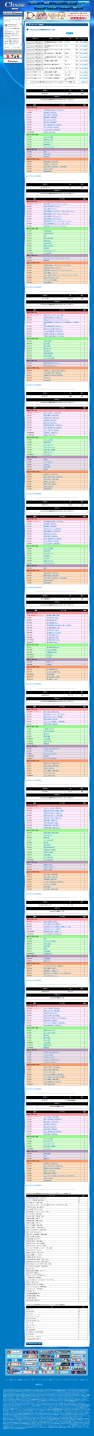
#> input picture shots/recipe/-recipe-2018_osaka.png, 1024 x 15786 px, found by its file name (shown at 1/11 size); its folder holds only this picture in this run
$ python ocr_recipes.py
#> lines starting #> are read from the running program, lines starting #| are printed output that depends on the picture
"""デッキレシピスクリーンショットからカード番号+枚数をOCR抽出する。"""

import os
import re
import json
from PIL import Image, ImageEnhance
import pytesseract

RECIPE_DIR = "/home/alice26/chaos/shots/recipe"
OUTPUT_PATH = "/home/alice26/chaos/chaos-sim/recipes.json"


def parse_filename(fname):
    """ファイル名から大会情報を推定"""
#> called with fname = '-recipe-2018_osaka.png'
    name = fname.replace("-recipe-", "").replace(".png", "")

    # 年を抽出
    year_match = re.search(r'(\d{4})', name)
    year = int(year_match.group(1)) if year_match else None

    # 大会種別
    event_type = ""
    if "wgp" in name or "wpg" in name:
        event_type = "WGP"
    elif "bcf" in name:
        event_type = "BCF"
    elif "chaosfes" in name:
        event_type = "ChaosFes"
    elif "shirokurofes" in name or "shirokuro" in name:
        event_type = "白黒フェス"
    elif "murap" in name:
        event_type = "むらやまP杯"
    elif "oreyome" in name:
        event_type = "俺嫁"
    elif "chara" in name or "character" in name:
        event_type = "キャラ1"
    elif "nico" in name:
        event_type = "ニコ生"
    elif "column" in name:
        event_type = "コラム"
    elif re.match(r'^\d{4}_', name):
        event_type = "日本選手権"
    else:
        event_type = "その他"

    # 地域
    location = ""
    loc_map = {
        "akita": "秋田", "tokyo": "東京", "osaka": "大阪", "nagoya": "名古屋",
        "kyoto": "京都", "hamamatsu": "浜松", "kagoshima": "鹿児島",
        "hakata": "博多", "sapporo": "札幌", "sendai": "仙台",
        "okayama": "岡山", "kanazawa": "金沢", "yamagata": "山形",
        "makuhari": "幕張", "takamatsu": "高松",
    }
    for key, val in loc_map.items():
        if key in name:
            location = val
            break

    return {"year": year, "event_type": event_type, "location": location, "source_file": fname}


# [58 lines left out: function ocr_recipe_image, not called in this run]


def ocr_recipe_simple(filepath):
    """列別OCR + 累積50枚区切り。"""
    img = Image.open(filepath)
#> img is the input picture: PIL image 1024x15786 RGBA; mean R, G, B, A 144.1, 181.2, 201, 255
    w, h = img.size
#> w = 1024; h = 15786

    # 番号列OCR（eng、高精度）
    num_col = img.crop((270, 780, 440, h - 50))
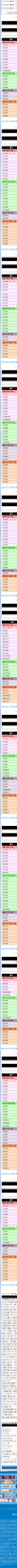
#> num_col: PIL image 170x14956 RGBA (shown at 1/10 size); mean R, G, B, A 200.5, 202.8, 199.6, 255
    num_col = ImageEnhance.Contrast(num_col).enhance(1.5)
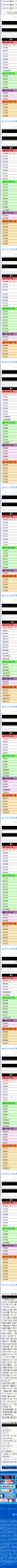
#> num_col: PIL image 170x14956 RGBA (shown at 1/10 size); mean R, G, B, A 197.7, 201, 195.6, 255
    num_text = pytesseract.image_to_string(num_col, lang='eng', config='--psm 6')

    card_pattern = re.compile(r'([A-Z]{1,5}[-/]?(?:BPR|PR|T|SP|SD)?\d{1,4}(?:EX)?)', re.IGNORECASE)
    entries = []
    for line in num_text.split('\n'):
        m = card_pattern.search(line.strip())
        if m:
            entries.append(m.group(1).upper().replace('/', '-'))

    # 枚数列OCR
    count_col = img.crop((890, 780, 950, h - 50))
    count_col = ImageEnhance.Contrast(count_col).enhance(1.5)
    count_text = pytesseract.image_to_string(count_col, lang='eng', config='--psm 6 -c tessedit_char_whitelist=0123456789')
    counts = [int(c) for c in re.findall(r'\d+', count_text)]

    # カード+枚数組み立て
    all_cards = []
    for i, card_num in enumerate(entries):
        count = counts[i] if i < len(counts) else 1
        if count > 10:
            count = 4
        all_cards.append({"number": card_num, "count": count})

    # 1デッキ分（65枚以下）ならそのまま返す
    total_all = sum(c['count'] for c in all_cards)
    if total_all <= 65:
        return [all_cards] if all_cards else []

    # 累積50枚で区切り（次カード3枚以上=パートナー候補で分割）
    decks = []
    current = []
    total = 0
    for card in all_cards:
        if total >= 48 and card['count'] >= 3 and current:
            decks.append(current)
            current = []
            total = 0
        current.append(card)
        total += card['count']
    if current:
        decks.append(current)

    return decks


def main():
    os.makedirs(os.path.dirname(OUTPUT_PATH), exist_ok=True)

    files = sorted(f for f in os.listdir(RECIPE_DIR) if f.endswith('.png'))
    print(f"レシピ画像: {len(files)}枚")

    all_recipes = []
    errors = []

    for i, fname in enumerate(files, 1):
        filepath = os.path.join(RECIPE_DIR, fname)
        meta = parse_filename(fname)

        print(f"[{i}/{len(files)}] {fname}...", end=" ", flush=True)
        try:
            decks = ocr_recipe_simple(filepath)
            for rank, deck in enumerate(decks, 1):
                partner_card = next((c for c in deck if c.get("is_partner")), None)
                recipe = {
                    "id": f"{fname.replace('.png','').replace('-recipe-','')}_{rank}",
                    "source_file": fname,
                    "year": meta["year"],
                    "event_type": meta["event_type"],
                    "location": meta["location"],
                    "rank": rank,
                    "partner": partner_card["number"] if partner_card else "",
                    "cards": [{"number": c["number"], "count": c["count"]} for c in deck],
                    "total": sum(c["count"] for c in deck),
                }
                all_recipes.append(recipe)
            print(f"{len(decks)}デッキ")
        except Exception as e:
            print(f"ERROR: {e}")
            errors.append(fname)

    # JSON出力
    with open(OUTPUT_PATH, 'w', encoding='utf-8') as f:
        json.dump(all_recipes, f, ensure_ascii=False, indent=2)

    print(f"\n完了: {len(all_recipes)}レシピ → {OUTPUT_PATH}")
    if errors:
        print(f"エラー: {len(errors)}件 → {errors[:5]}")


if __name__ == "__main__":
    main()
#> (the call stopped at in ocr_recipe_simple, `num_text = pytesseract.image_to_string(num_col, lang='eng', config='--..`: pytesseract is not available in this run)
